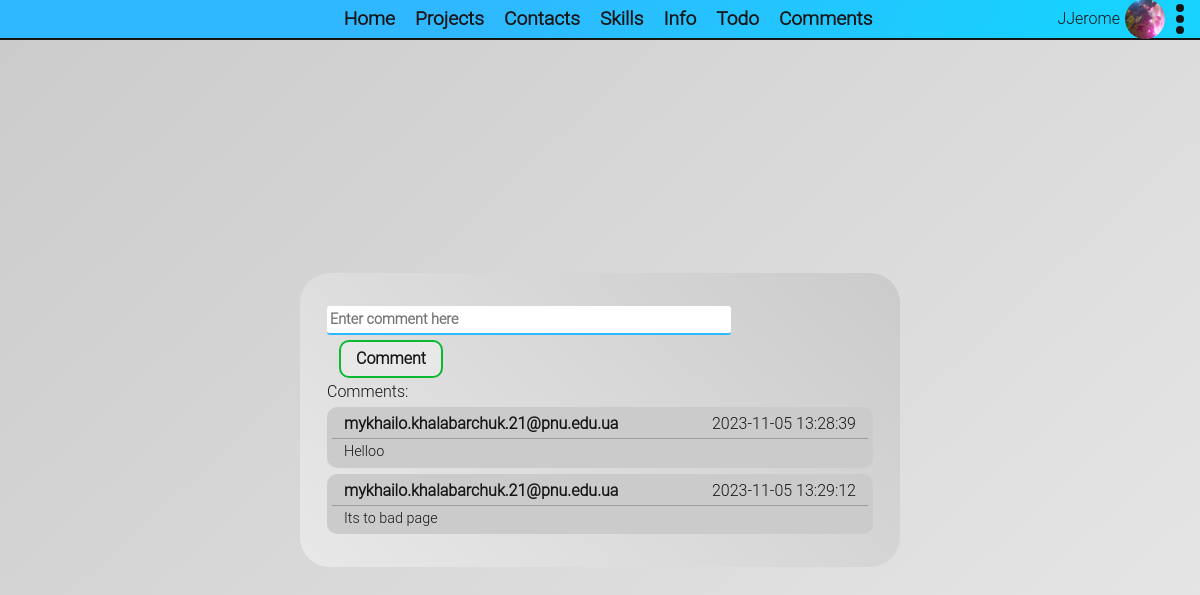
The app's page /comments (signed in) with its own data.
### entitys/User.py (models this page shows, shortened)
class AuthUser(db.Model, UserMixin):
    id = db.Column(db.Integer, primary_key=True)
    email = db.Column(db.String(35), unique=True, nullable=False)
    username = db.Column(db.String(30), unique=True, nullable=False)
    password_hash = db.Column(db.String(60), unique=False, nullable=False)
    avatar_image = db.Column(db.String(30), nullable=True, default="default.png")
    @property
    def password(self):
        raise AttributeError("password is not a readable attribute")
    @staticmethod
    @login_manager.user_loader
    def user_loader(user_id: int):
        return AuthUser.query.get(user_id)

### entitys/Comment.py (models this page shows)
class Comment(db.Model):
    id = db.Column(db.Integer, primary_key=True)
    username = db.Column(db.String(30), unique=False, nullable=False)
    comment = db.Column(db.String(2048), nullable=False)
    date = db.Column(db.String(50))

### app/views.py (the view)
@app.route("/comments")
@login_required
def comments_page():
    return base_render("comments-page.html", comment_form=CommentForm(), comments=Comment.query.all())

### entitys/Comment.py
class CommentForm(FlaskForm):
    comment = StringField("", validators=[DataRequired(message="This field is required.")])
    submit = SubmitField("Comment")

### app/views.py (called while the page is built)
def base_render(template: str, **context):
    return render_template(template, about_os=platform.platform(), user_agent_info=request.user_agent.string, **context)

### app/templates/comments-page.html (shortened to what this page needs)
{% extends 'portfolio-base.html' %}
{% block links %}
    <link rel="stylesheet" type="text/css" href="{{ url_for('static', filename='css/comments-page.css') }}">
{% endblock %}
{% from "render-filed.html" import render_field %}
{% block content %}
    <div class="main-wrapper">
        <main class="main container w-50">
            <form class="row todo-add-part d-flex flex-row align-items-center w-100"
                  action="{{ url_for("add_comment") }}"
                  METHOD="post"
                  novalidate
            >
                {{ render_field(comment_form.comment, class="default-input", placeholder="Enter comment here") }}
                {{ comment_form.submit(class="default-submit w-auto mx-4") }}
            </form>
            <div class="container">
                Comments:
            </div>
            <div class="comments-block container d-flex justify-content-center flex-column align-items-center">
                {% for comment in comments %}
                    <div class="container comment-wrapper d-flex flex-column">
                        <div class="container d-flex flex-row justify-content-between">
                            <div class="username">{{ comment.username }}</div>
                            <div class="date">{{ comment.date }}</div>
                        </div>
                        <hr style="margin: 2px 0; ">
                        <div class="comment container">
                            {{ comment.comment }}
                        </div>
                    </div>
                {% endfor %}
            </div>
        </main>
    </div>
{% endblock %}

### app/templates/user_details_header.html (shortened to what this page needs)
{% block links %}
    <link rel="stylesheet" type="text/css" href="{{ url_for('static', filename='css/user_details_header.css') }}">
{% endblock %}
{% if not current_user.is_authenticated %}
    <div class="">
        <a href="{{ url_for("login") }}">Sign-in</a>
        <a href="{{ url_for("sign_up") }}">Sign-up</a>
    </div>
{% else %}
    <div class="d-flex flex-row align-items-center justify-content-center">
        <div>
            {{ current_user.username }}
        </div>
        <div class="user-details-avatar"
                style="background-image: url('{{ url_for('static', filename='images/users-avatars/' + current_user.avatar_image) }}')"
        >
        </div>
        <div class="nav-item dropdown">
            <a class="dropdown-toggle show user-details"
               data-bs-toggle="dropdown"
               role="button"
               aria-haspopup="true"
               aria-expanded="true"
            >
                <span></span>
                <span></span>
                <span></span>
            </a>
        </div>
    </div>
{% endif %}

### app/static/css/styles.css (style rules this page uses)
* { --white-color: #e8e8e8; --white-second-color: #cbcbcb; --black-color: #151515; --semi-black-color: #1515157F; --blue-color: #2FB8FFFF; --blue-second-color: #17D2FFFF; --grean-color: #0ab930; --grean-second-color: #2ac44d; --select-color: #ffe700; --select-hover-color: #ffe700; --white-gradient: linear-gradient(317deg, var(--white-color), var(--white-second-color)); --white-gradient-revers: linear-gradient(-317deg, var(--white-color), var(--white-second-color)); --blue-gradient: linear-gradient(123deg, var(--blue-color) 39.22%, var(--blue-second-color) 90.31%); --purple-gradient: linear-gradient(123deg, rgb(115, 33, 255) 39.22%, rgb(139, 84, 229) 90.31%); --light-purple-gradient: linear-gradient(123deg, rgb(139, 84, 229) 39.22%, rgb(169, 124, 245) 90.31%); font-family: "Roboto Light", sans-serif; color: var(--black-color); }
a { color: var(--black-color); }
div, ul, body { padding: 0; margin: 0; }
body { display: flex; flex-direction: column; min-height: 100vh; }
.bg-white-gradient { background: var(--white-gradient); }
.default-input { width: 100%; margin: 3px 0; padding: 3px; border-radius: 3px; border: none; border-bottom: 2px solid var(--blue-color); font-size: .9rem; font-weight: 600; outline: none; transition: ease .15s; }
.default-submit { display: flex; box-sizing: border-box; margin: 2px; padding: 5px 15px; border-radius: 10px; font-size: 1rem; font-weight: 600; border: 2px solid var(--grean-color); background: var(--white-color); transition: ease .1s; }

### app/static/css/comments-page.css (style rules this page uses)
.main-wrapper { display: flex; flex: 1; flex-direction: column; align-items: center; justify-content: center; width: 100%; height: 100%; }
.main-wrapper .main { display: flex; flex-direction: column; justify-content: center; align-items: center; border-radius: 30px; padding: 30px 15px; background: var(--white-gradient-revers); }
.comment-wrapper { margin: 3px 0;!important; padding: 5px;!important; border-radius: 10px; background: var(--white-second-color); }
.username { font-size: 1rem; font-weight: 600; }
.comment { font-size: .9rem; font-weight: 400; }

### app/static/css/user_details_header.css (style rules this page uses)
.dropdown-toggle::after { content: none;!important; }
.user-details { display: flex; flex-direction: column; justify-content: space-between; align-items: center; height: 30px; width: 10px; margin: 0 5px; }
.user-details span { display: block; width: 8px; height: 8px; border-radius: 100%; background: var(--black-color); }
.user-details-avatar { margin: 5px; width: 40px; height: 40px; border-radius: 100%; background-size: cover;!important; }

### records on screen
Comment: username "mykhailo.khalabarchuk.21@pnu.edu.ua", date "2023-11-05 13:28:39", comment "Helloo"
Comment: username "mykhailo.khalabarchuk.21@pnu.edu.ua", date "2023-11-05 13:29:12", comment "Its to bad page"

### other values on screen
{{ label }} "Home" "Projects" "Contacts" "Skills" "Info" "Todo" "Comments"
{{ current_user.username }} "JJerome"
